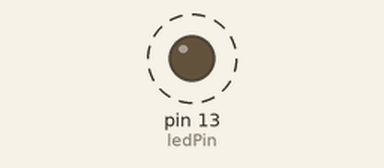
Simulated run of this sketch. Board: Arduino Uno, built with avr-gcc and run on an emulated ATmega328P. On the bench: output pins drawn as LEDs (lit = HIGH). Dashed ring = blinking.

Above: at 36.1 s.
Timing chart, 0 to 36.4 s (numbered marks = the images above):
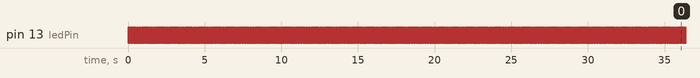

The sketch:

chromatic_scale.ino
```cpp
// Use if using with ATmega328 - Uno, Mega, Nano...
#include <MIDI.h> // adds the MIDI library
MIDI_CREATE_DEFAULT_INSTANCE();

// Variables are containers of a certain type. INT variables are containers that store an integer number. We use them so the code is more readable.
// Variables can be used values that won't change, like the pin of a potenciometer, or values that will change, like the reading of this potentiometer
int ledPin = 13;
int delayTime = 40;

void setup() { // happens once when the Arduino starts

  Serial.begin(31250); // For Serial communication. MIDI baud rate: 31250 - Serial baud rate: 9600
  pinMode(ledPin, OUTPUT); //declares a digital pin as an output, for leds, motors, etc

}

void loop() { // loops forever

  for (int i = 24; i < 90; i++) {
    // creates a loop that will occur X times (48),
    // where "i" will be incremented by 1 every loop (i++) and it starts with 36

    MIDI.sendNoteOn(i, 127, 1);  // sends MIDI note on (note, velocity, channel)
    digitalWrite(ledPin, HIGH); // set the pin to high, turns the led on
    delay(delayTime); // stops everything by X millisencods
    MIDI.sendNoteOn(i, 0, 1);  // Channel 0, middle C, normal velocity
    digitalWrite(ledPin, LOW); // set the pin to low, turns the led off
    delay(delayTime); // stops everything by X millisencods
  }

}
```

Measured:
- by itself, pin 13 (ledPin): alternates HIGH for 0.04 s and LOW for 0.04 s
